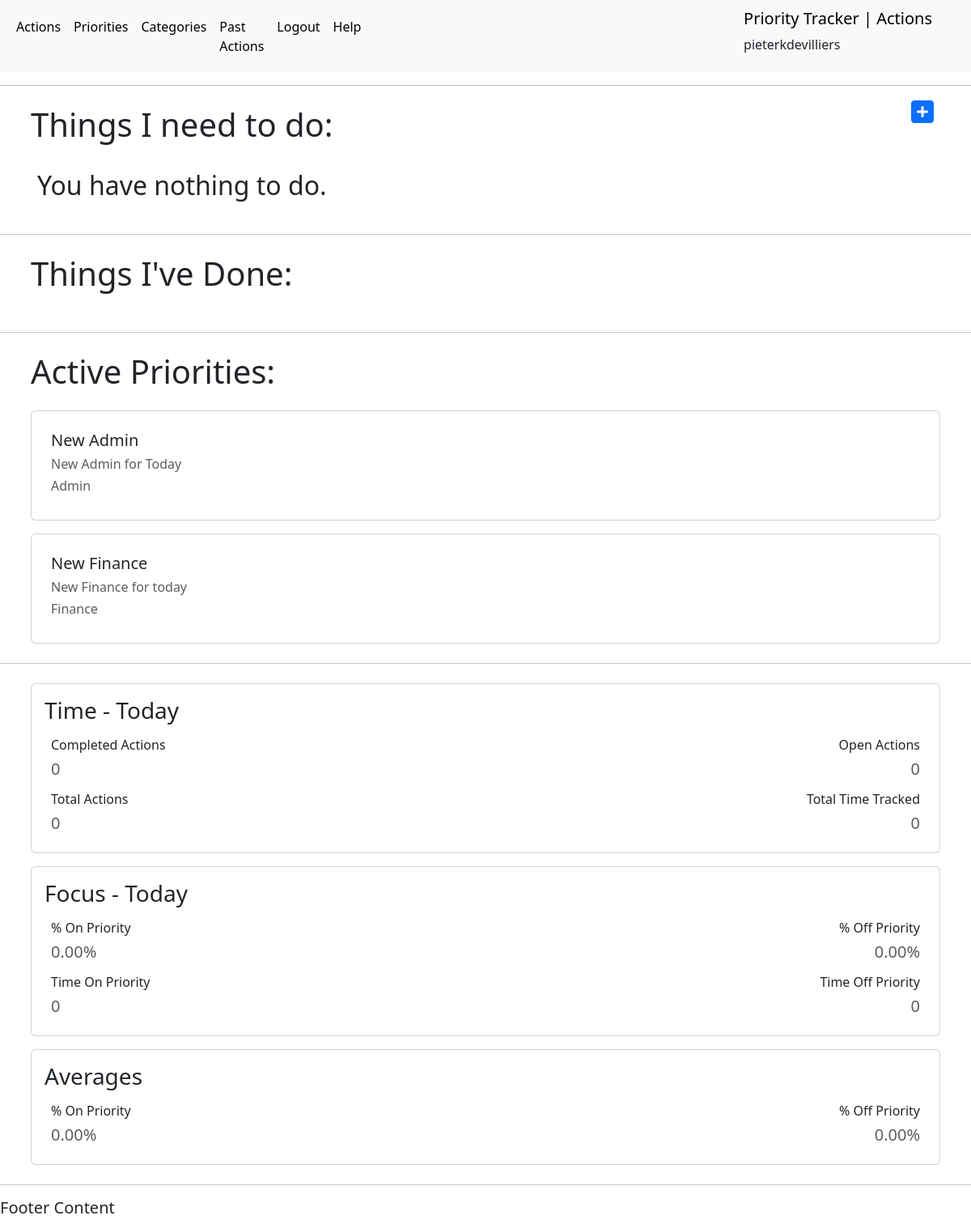
Page /actions/ (signed in) on the earlier database version.
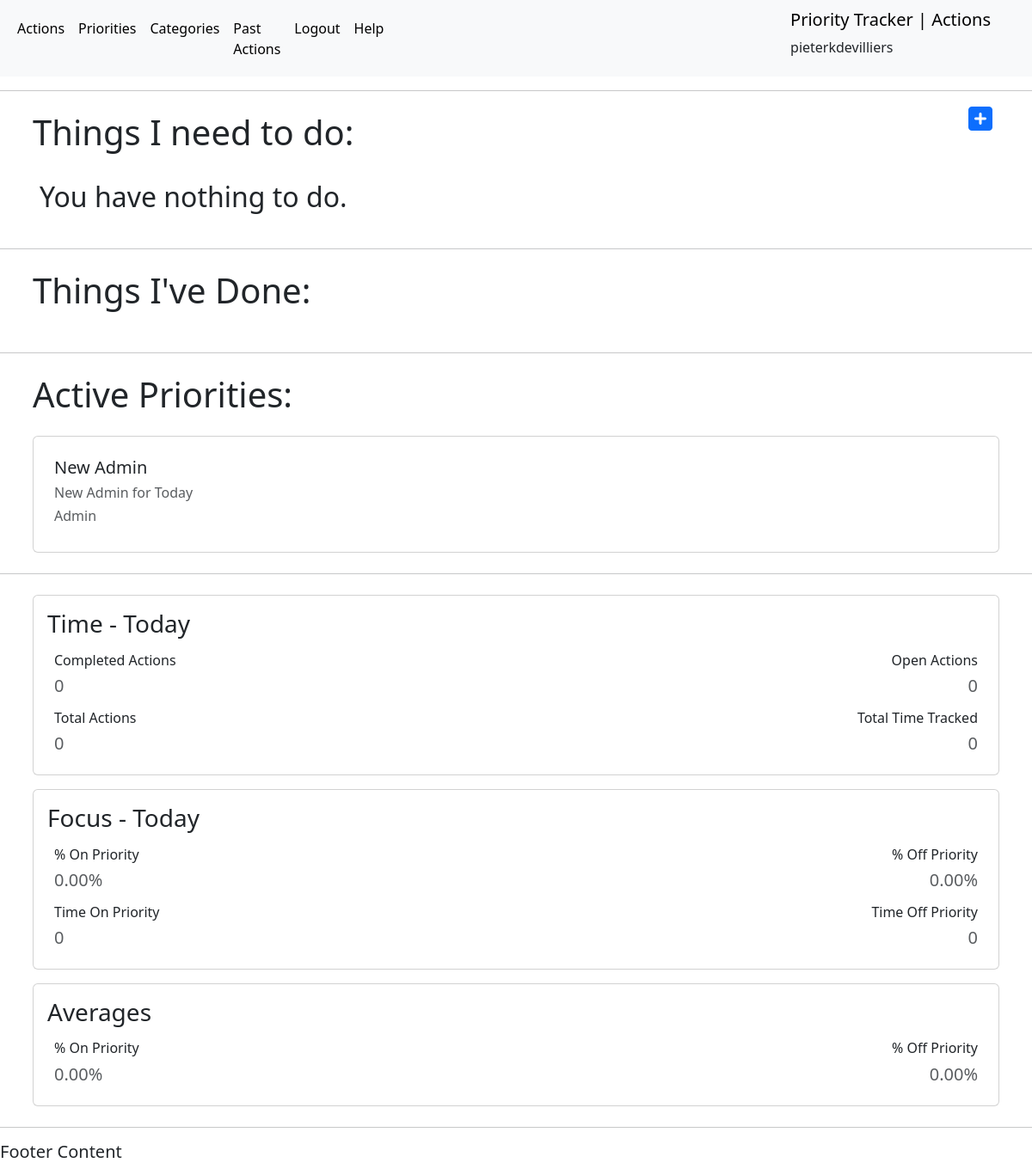
Same page on the later database version.
### actions/models.py (models this page shows, shortened)
class Priority(models.Model):
    title = models.CharField(max_length=50, null=False, blank=False)
    description = models.CharField(max_length=150)
    activeStatus = models.BooleanField(null=False, blank=False, default=True)
    category = models.ForeignKey(
        Category, on_delete=models.CASCADE, null=True, blank=True)
    user = models.ForeignKey(
        settings.AUTH_USER_MODEL, on_delete=models.CASCADE, related_name="priorities", null=True)

class Category(models.Model):
    title = models.CharField(max_length=50, null=False, blank=False)
    description = models.CharField(max_length=150)
    user = models.ForeignKey(
        settings.AUTH_USER_MODEL, on_delete=models.CASCADE, related_name="categories", null=True)
    def __str__(self):
        return str(self.title)

### actions/views.py (the view)
# urls.py: path('actions/', views.get_action_list, name='get_action_list'),
@login_required(login_url='login')
def get_action_list(request):
    query = date.today()
    completed_actions_count = completed_actions(query)
    open_actions_count = open_actions(query)
    total_actions_count = total_actions(query)
    if total_actions_count > 0:
        total_action_time = tracked_time(query)
        total_seconds = int(tracked_seconds(total_action_time))
        converted_tracked_time = tracked_today(total_seconds)
        on_priority_time = on_priority_tracked_time(query)
        off_priority_time = off_priority_tracked_time(query)
        on_priority_seconds = int(tracked_seconds(on_priority_time))
        off_priority_seconds = int(tracked_seconds(off_priority_time))
        converted_on_priority_time = tracked_today(on_priority_seconds)
        converted_off_priority_time = tracked_today(off_priority_seconds)
        on_priority_perc = on_priority_calc(total_seconds, on_priority_seconds)
        off_priority_perc = off_priority_calc(
            total_seconds, off_priority_seconds)
    else:
        total_action_time = 0
        total_seconds = 0
        converted_tracked_time = 0
        on_priority_time = 0
        off_priority_time = 0
        on_priority_seconds = 0
        off_priority_seconds = 0
        converted_on_priority_time = 0
        converted_off_priority_time = 0
        on_priority_perc = 0
        off_priority_perc = 0
    all_time_tracked = tracked_time_all(query)
    all_time_seconds = int(tracked_seconds(all_time_tracked))
    all_time_on_priority_tracked = on_priority_tracked_all_time(query)
    all_time_off_priority_tracked = off_priority_tracked_all_time(query)
    all_time_on_priority_seconds = int(
            tracked_seconds(all_time_on_priority_tracked))
    all_time_off_priority_seconds = int(
            tracked_seconds(all_time_off_priority_tracked))
    on_priority_perc_all_time = on_priority_calc(
            all_time_seconds, all_time_on_priority_seconds)
    off_priority_perc_all_time = off_priority_calc(
            all_time_seconds, all_time_off_priority_seconds)
    current_user = request.user
    user_id = current_user.id
    username = current_user.username
    actions = Action.objects.all()
    filtered_actions = Action.objects.filter(action_date=query, user=current_user)
    priorities = Priority.objects.all()
    page_title = 'Actions'
    context = {
        "username": username,
        "user_id": user_id,
        "filtered_actions": filtered_actions,
        "priorities": priorities,
        "completed_actions_count": completed_actions_count,
        "open_actions_count": open_actions_count,
        "total_actions_count": total_actions_count,
        "converted_tracked_time": converted_tracked_time,
        "on_priority_perc": on_priority_perc,
        "off_priority_perc": off_priority_perc,
        "converted_on_priority_time": converted_on_priority_time,
        "converted_off_priority_time": converted_off_priority_time,
        "on_priority_perc_all_time": on_priority_perc_all_time,
        "off_priority_perc_all_time": off_priority_perc_all_time,
        'page_title': page_title
    }
    return render(request, 'actions/action_list.html', context)

### actions/views.py (called while the page is built)
def open_actions(query):
    open_actions = Action.objects.filter(
        done_status=False, action_date=query).count()
    return open_actions

def completed_actions(query):
    completed_actions = Action.objects.filter(
        done_status=True, action_date=query).count()
    return completed_actions

def total_actions(query):
    total_actions = Action.objects.filter(action_date=query).count()
    return total_actions

def tracked_seconds(total_action_time):
    time_dict = total_action_time
    time = time_dict.get("tracked_time__sum")
    if time == None:
        tracked_seconds = 0
    else:
        tracked_seconds = total_action_time['tracked_time__sum']\
            .total_seconds()
    return tracked_seconds

def on_priority_calc(total_seconds, on_priority_seconds):
    if total_seconds == 0:
        on_priority_calc = 0
    else:
        on_priority_calc = (on_priority_seconds * 100) / total_seconds
    return on_priority_calc

def off_priority_calc(total_seconds, off_priority_seconds):
    if total_seconds == 0:
        off_priority_calc = 0
    else:
        off_priority_calc = (off_priority_seconds * 100) / total_seconds
    return off_priority_calc

### actions/templates/actions/action_list.html (shortened to what the changed rows need)
{% extends 'actions/main.html' %}
{% block content %}
<body>
    <div class="container d-flex p-2 justify-content-between flex-row bd-highlight">
        <h1>Things I need to do:</h1>
    </div>
    <div class="container d-flex p-2 flex-column bd-highlight">
        {% for action in filtered_actions %}
        {% if action.done_status == False %}
        <div class="p-2 card bd-highlight open-actions-border">
            <div class="d-flex justify-content-between flex-row bd-highlight">
                <h5 class="card-title bd-highlight">{{ action.title }}</h5>
                <h6 class="card-subtitle bd-highlight">{{ action.tracked_time }}</h6>
            </div>
            <div class="d-flex justify-content-between flex-row bd-highlight">
                <h6 class="text-muted">{{ action.priority }}</h6>
                <h6 class="text-muted">{{ action.category }}</h6>
                <h6 class="text-muted">{{ action.action_date|date:"Y-m-d" }}</h6>
            </div>
            {% if user.id == action.user.id %}
            <div class="icon-outer-container">
                <div class="icon-container d-flex justify-content-end">
                    <div class="d-flex justify-content-end col-12">
                        {% if action.tracking_status == False %}
                        <a title="Start Timer" class="fa-solid fa-lg fa-hourglass p-2 bd-highlight" role="button"
                            href="{% url 'start_timer' action.id %}"></a>
                        <a title="Complete Action" class="fa-solid fa-lg fa-check p-2 bd-highlight" role="button"
                            href="{% url 'complete_action' action.id %}"></a>
                        <a title="Update Action" class="fa-solid fa-lg fa-pen-to-square p-2 bd-highlight" role="button"
                            href="{% url 'update_action' action.id %}"></a>
                        <a title="Delete Action" class="fa-solid fa-lg fa-trash p-2 bd-highlight" role="button"
                            href="{% url 'delete_action' action.id %}"></a>
                        {% endif %}
                        {% if action.tracking_status == True %}
                        <a title="Stop Timer" class="fa-solid fa-lg fa-hourglass-end p-2 bd-highlight" role="button"
                            href="{% url 'stop_timer' action.id %}"></a>
                        {% endif %}
                    </div>
                </div>
            </div>
            {% endif %}
        </div>
    <br>
        {% endif %}
        {% empty %}
        <H2 class="p-2 bd-highlight">You have nothing to do.</H2>
        {% endfor %}
    </div>
    <div class="container d-flex p-2 justify-content-between flex-row bd-highlight">
        <h1>Things I've Done:</h1>
    </div>
    <div>
        <div class="container d-flex p-2 justify-content-between flex-row bd-highlight">
            <h1>Active Priorities:</h1>
        </div>
        {% for priority in priorities %}
        {% if priority.activeStatus == True %}
        <div class="container d-flex p-2 flex-column bd-highlight">
            <div class="card p-2 bd-highlight">
                <div class="card-body">
                    <h5 class="card-title">{{ priority.title }}</h5>
                    <h6 class="card-text text-muted">{{ priority.description }}</h6>
                    <h6 class="card-title text-muted">{{ priority.category }}</h6>
                </div>
            </div>
        </div>
        {% endif %}
        {% endfor %}
    </div>
</body>
{% endblock %}

Differences in the rows shown:
no longer on this page (row edited): Priority: title "New Finance", description "New Finance for today", category "Finance"
